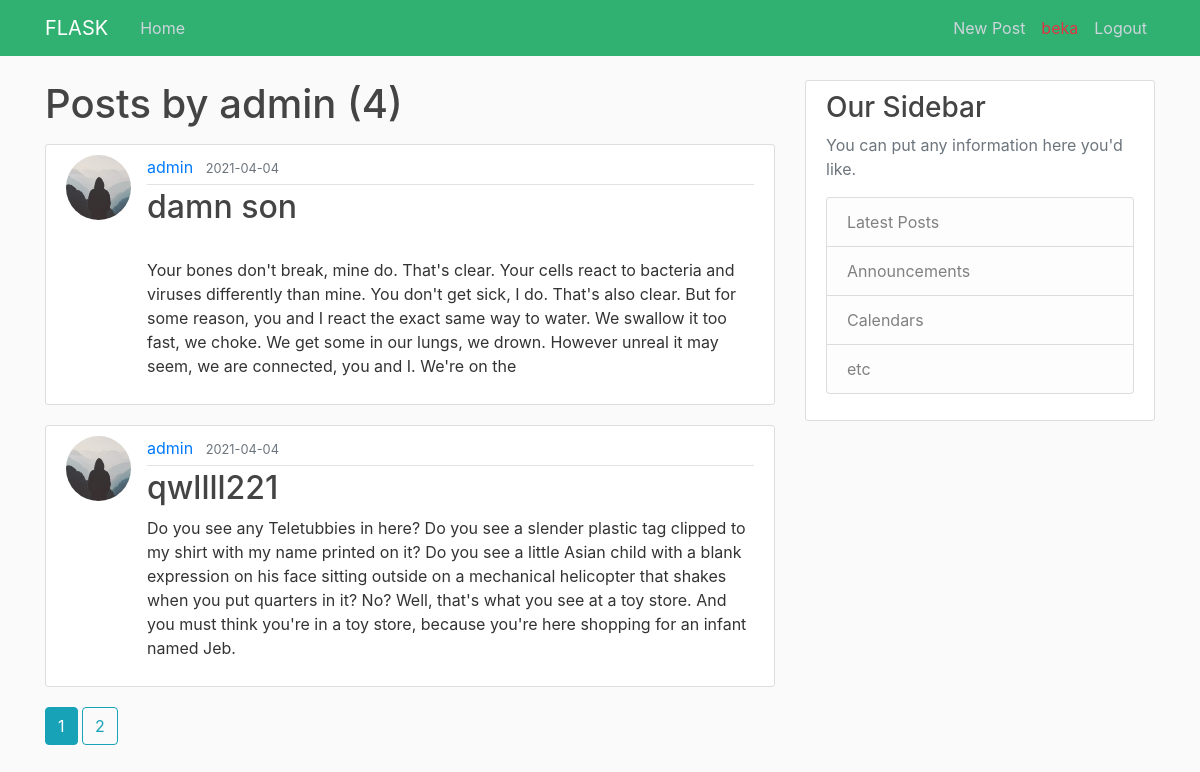
The app's page /user/admin (signed in) with its own data.
### web_app/models.py (models this page shows, shortened)
class User(db.Model, UserMixin):
    id = db.Column(db.Integer, primary_key=True)
    username = db.Column(db.String(20), unique=True, nullable=False)
    email = db.Column(db.String(40), unique=True, nullable=False)
    image_file = db.Column(db.String(20), nullable=False, default='default.jpg')
    password = db.Column(db.String(100), nullable=False)
    posts = db.relationship("Post", backref="author", lazy=True)

class Post(db.Model):
    id = db.Column(db.Integer, primary_key=True)
    title = db.Column(db.String(100), nullable=False)
    date_posted = db.Column(db.DateTime, nullable=False, default=datetime.utcnow)
    content = db.Column(db.Text, nullable=False)
    user_id = db.Column(db.Integer, db.ForeignKey("user.id"), nullable=False)

### web_app/routes.py (the view)
@app.route("/user/<string:username>") # dynamic url from a variable
def user_posts(username):
    page = request.args.get("page", 1, type=int) # get the first page when index loads
    user = User.query.filter_by(username=username).first_or_404() # query the User DB and get the first item
    posts = Post.query.filter_by(author=user).order_by(Post.date_posted.desc()).paginate(page=page, per_page=2) # DB QUERY, object creation and setting up pages, and ordering by latest post
    return render_template('user_posts.html', posts=posts, user=user)

### web_app/models.py (called while the page is built)
@login_manager.user_loader
def load_user(user_id):
    return User.query.get(int(user_id))

### web_app/templates/user_posts.html (shortened to what this page needs)
{% extends "base.html" %}
{% block content %}
<h1 class="mb-3"> Posts by {{ user.username }} ({{ posts.total }}) </h1>
    {% for post in posts.items %}
        <article class="media content-section">
          <img class="rounded-circle article-img" src="{{ url_for('static', filename='profile_pics/' + post.author.image_file) }}">
          <div class="media-body">
            <div class="article-metadata">
              <a class="mr-2" href="{{url_for("user_posts", username=post.author.username)}}">{{ post.author.username }}</a>
              <small class="text-muted">{{ post.date_posted.strftime('%Y-%m-%d') }}</small>
            </div>
            <h2> <a class="article-title" href="{{ url_for('post', post_id=post.id) }}"> {{ post.title }} </a></h2>
            <p class="article-content">{{ post.content }}</p>
          </div>
</article>
{% endfor %}
{% for page_num in posts.iter_pages(left_edge=1, right_edge=1, left_current=1, right_current=2)  %}
  {% if page_num %}
    {% if posts.page == page_num%}
        <a class="btn btn-info media-body mb-4" href="{{ url_for("user_posts", username=user.username, page=page_num) }}"> {{ page_num}} </a>
    {% else %}
        <a class="btn btn-outline-info mb-4" href="{{ url_for("user_posts", username=user.username, page=page_num) }}"> {{ page_num}} </a>
    {% endif %}
  {% else %}
    ...
  {% endif %}
{% endfor %}
{% endblock %}

### web_app/templates/base.html (shortened to what this page needs)
<!DOCTYPE html>
<html>
<head>
    <link rel="stylesheet" href="https://maxcdn.bootstrapcdn.com/bootstrap/4.0.0/css/bootstrap.min.css">
    <link rel="stylesheet" type="text/css" href="{{ url_for('static', filename='main.css') }}">
</head>
<body>
    <header class="site-header">
      <nav class="navbar navbar-expand-md navbar-dark bg-steel fixed-top">
        <div class="container">
          <a class="navbar-brand mr-4" href="/">FLASK</a>
          <div class="collapse navbar-collapse" id="navbarToggle">
            <div class="navbar-nav mr-auto">
              <a class="nav-item nav-link" href="{{ url_for('index') }}">Home</a>
            </div>
            <div class="navbar-nav">
              {% if current_user.is_authenticated %}
                <a class="nav-item nav-link" href="{{ url_for('new_post') }}">New Post</a>
                <a class="nav-item nav-link text-danger" href="{{ url_for('account') }}"> {{current_user.username}}</a>
                <a class="nav-item nav-link" href="{{ url_for('logout') }}">Logout</a>
              {% else %}
                <a class="nav-item nav-link" href="{{ url_for('login') }}">Login</a>
                <a class="nav-item nav-link" href="{{ url_for('register') }}">Register</a>
              {% endif %}
            </div>
          </div>
        </div>
      </nav>
    </header>
    <main role="main" class="container">
      <div class="row">
        <div class="col-md-8">
          {% block content %}{% endblock %}
        </div>
        <div class="col-md-4">
          <div class="content-section">
            <h3>Our Sidebar</h3>
            <p class='text-muted'>You can put any information here you'd like.
              <ul class="list-group">
                <li class="list-group-item list-group-item-light">Latest Posts</li>
                <li class="list-group-item list-group-item-light">Announcements</li>
                <li class="list-group-item list-group-item-light">Calendars</li>
                <li class="list-group-item list-group-item-light">etc</li>
              </ul>
            </p>
          </div>
        </div>
      </div>
    </main>
</body>
</html>

### web_app/static/main.css (style rules this page uses)
body { background: #fafafa; color: #333333; margin-top: 5rem; }
h1, h2, h3, h4, h5, h6 { color: #444444; }
.bg-steel { background-color: #31b171; }
.site-header .navbar-nav .nav-link { color: #cbd5db; }
.content-section { background: #ffffff; padding: 10px 20px; border: 1px solid #dddddd; border-radius: 3px; margin-bottom: 20px; }
.article-title { color: #444444; }
.article-content { white-space: pre-line; }
.article-img { height: 65px; width: 65px; margin-right: 16px; }
.article-metadata { padding-bottom: 5px; margin-bottom: 3px; border-bottom: 1px solid #e3e3e3 }

### records on screen
User: username "beka"
User: username "admin"
Post: image_file (placeholder picture), author.username "admin", date_posted "2021-04-04", title "damn son", content "Your bones don't break, mine do. That's clear. Your cells react to bacteria and viruses differently than mine. You don't get sick, I do. That's also clear. But for some reason, you and I react the exact same way to water. We swallow it too fast, we choke. We get some in our lungs, we drown. However unreal it may seem, we are connected, you and I. We're on the"
Post: image_file (placeholder picture), author.username "admin", date_posted "2021-04-04", title "qwllll221", content "Do you see any Teletubbies in here? Do you see a slender plastic tag clipped to my shirt with my name printed on it? Do you see a little Asian child with a blank expression on his face sitting outside on a mechanical helicopter that shakes when you put quarters in it? No? Well, that's what you see at a toy store. And you must think you're in a toy store, because you're here shopping for an infant named Jeb."

### other values on screen
{{ posts.total }} "4"
{{ page_num }} "1"
{{ page_num }} "2"
